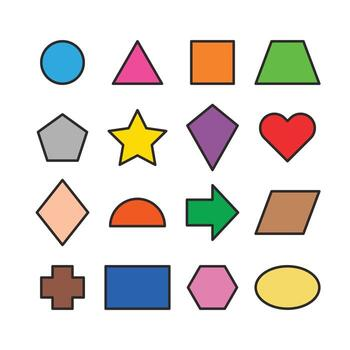
#> input picture Images/shapes.jpg, 350 x 350 px
$ python perimeter.py
#> lines starting #> are read from the running program, lines starting #| are printed output that depends on the picture; after the words box and inside, x2 and y2 are one past the last pixel; in counts of white or black regions, pixels touching at a corner belong together; long printed decimals are rounded
import cv2

img = cv2.imread("../Images/shapes.jpg")
#> img is the input picture: shape (350, 350, 3); mean B, G, R 215.8, 220.9, 226.6
gray = cv2.cvtColor(img, cv2.COLOR_BGR2GRAY)
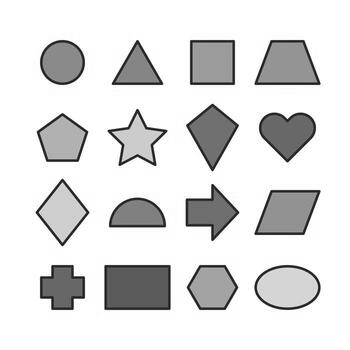
#> gray: shape (350, 350); min 0, max 255, mean 222

_, thresh = cv2.threshold(gray, 127, 255, cv2.THRESH_BINARY_INV)
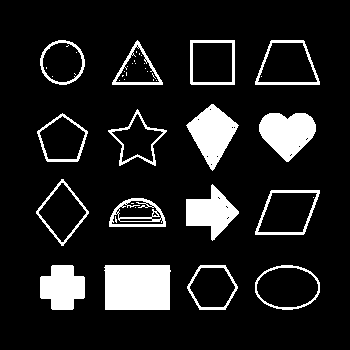
#> thresh: shape (350, 350); 12.1% white; 44 white regions (28 under 20 px)

contours, _ = cv2.findContours(thresh, cv2.RETR_EXTERNAL, cv2.CHAIN_APPROX_SIMPLE)
#> contours = 16 contours; largest, box (x1, y1, x2, y2) and area: (104, 265, 171, 310) 2820, (255, 265, 320, 310) 2236, (255, 190, 320, 235) 2165, (255, 40, 320, 85) 2161, (190, 40, 235, 85) 1936

for c in contours:
    perimeter = cv2.arcLength(c, True)
    print("Perimeter:", perimeter)
#> this loop made 16 passes
#> perimeter on passes 1 to 12: 181.4, 159.3, 218.5, 169, 149.3, 197.3, 183.8, 177.4, 172, 163.2, 212.3, 180.9
#| Perimeter: 181.439
#| Perimeter: 159.296
#| Perimeter: 218.485
#| Perimeter: 168.971
#| Perimeter: 149.255
#| Perimeter: 197.255
#| Perimeter: 183.782
#| Perimeter: 177.421
#> (further printed lines are left out)
